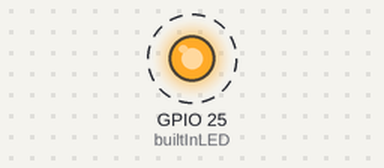
Bench run of a sketch on a simulated ESP32. On the bench: output pins drawn as LEDs (lit = HIGH). Dashed ring = blinking.

Above: at 0.5 s.
Timing chart, 0 to 3.5 s (numbered marks = the images above):
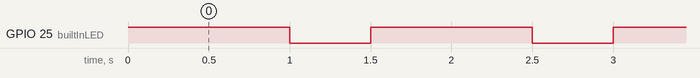

Measured:
- by itself, GPIO 25 (builtInLED): alternates HIGH for 1.0 s and LOW for 0.50 s

The sketch:

03_ESP32_Blink_LED.ino
```cpp
const int builtInLED = 25;

void setup() {
  // put your setup code here, to run once:
    pinMode(builtInLED, OUTPUT);

}

void loop() {
  // put your main code here, to run repeatedly:

  // On for a second
  digitalWrite(builtInLED, HIGH);
  delay(1000);

  // Off for half a second
  digitalWrite(builtInLED, LOW);
  delay(500);
}
```
